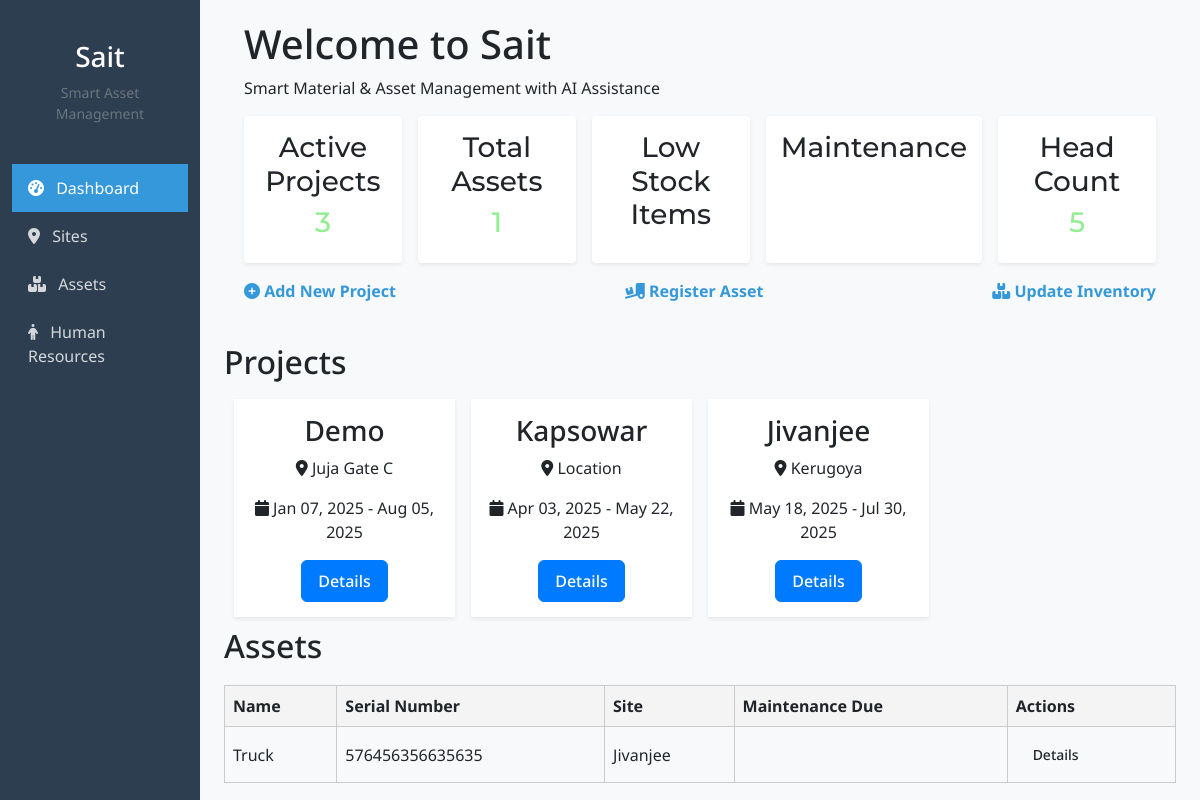
Before: /dashboard/ (signed in) with the older database file.
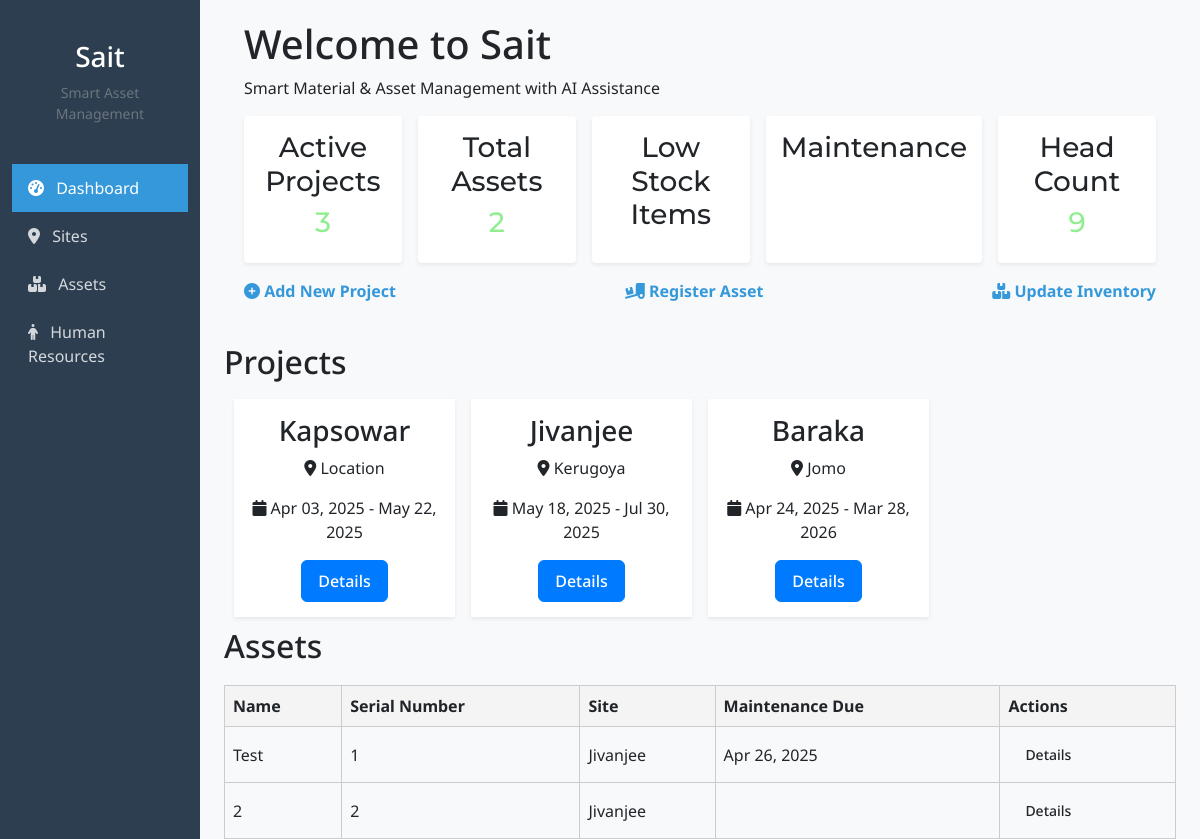
After: the same page with the newer database file.
### foreman/models.py (models this page shows, shortened)
class Site(models.Model):
    name = models.CharField(max_length=100)
    location = models.CharField(max_length=100)
    start_date = models.DateField()
    end_date = models.DateField()
    owner = models.ForeignKey(User, on_delete=models.CASCADE, related_name='sites',null=True, blank=True)

class Asset(models.Model):
    asset_types = [
        ('equipment', 'Equipment'),
        ('material', 'Material'),
    ]
    site = models.ForeignKey(Site, on_delete=models.CASCADE, related_name='assets')
    name = models.CharField(max_length=100)
    type = models.CharField(max_length=100, choices=asset_types, default='equipment')
    units = models.CharField(max_length=100)
    serial_number = models.CharField(max_length=50, blank=True, null=True)  # for equipment
    quantity_in_stock = models.IntegerField(default=0)  # for material
    cost_per_unit = models.DecimalField(max_digits=10, decimal_places=2)
    maintenance_date = models.DateField(blank=True, null=True)
    assignment_date = models.DateField()
    discription = models.TextField(blank=True)
    owner = models.ForeignKey(User, on_delete=models.CASCADE, related_name='assets',null=True, blank=True)

### foreman/views.py (the view)
# urls.py: path('dashboard/', views.dashboard, name='dashboard'),
@login_required
def dashboard(request):
    sites= Site.objects.filter(owner=request.user)
    assets = Asset.objects.filter(owner=request.user)
    human_resources = Human_resource.objects.filter(owner=request.user)
    return render(request, "dashboard.html", {"sites": sites,
                                              "assets": assets,
                                              "human_resources": human_resources})

### foreman/templates/dashboard.html (shortened to what the changed rows need)
{% extends '_base.html' %}
{% load static %}
{% block content %}
<div class="dashboard-container">
    <div class="dashboard-header">
        <h1>Welcome to Sait</h1>
        <div class="stats">
            <div class="stat">
                <h3>Total Assets</h3>
                <h3 class="stat-number" style="color:lightgreen; font:1rem;" >{{ assets.count }}</h3>
            </div>
            <div class="stat">
                <h3>Head Count</h3>
                <h3 class="stat-number" style="color:lightgreen; font:1rem;" >{{ human_resources.count }}</h3>
            </div>
        </div>
    </div>
    </div>
</div>
    <div class="dashboard-content">
        <div class="dashboard-section">
            <div class="section-header">
                <h2>Projects</h2>
            </div>
            <div class="sites-grid">
                {% for site in sites %}
                <div class="site-card">
                    <h3>{{ site.name }}</h3>
                    <p><i class="fas fa-map-marker-alt"></i> {{ site.location }}</p>
                    <p><i class="fas fa-calendar"></i> {{ site.start_date|date:"M d, Y" }} - {{ site.end_date|date:"M d, Y" }}</p>
                    <div class="site-actions">
                        <a href="{% url 'site_detail' site.id %}" class="btn btn-primary">Details</a>
                    </div>
                </div>
                {% empty %}
                <p>No sites available. <a href="{% url "site_create" %}">Add a site</a></p>
                {% endfor %}
            </div>
        </div>
        <div class="dashboard-section">
            <div class="section-header">
                <h2>Assets</h2>
            </div>
            <div id="equipment" class="tab-content active">
                <table class="dashboard-table">
                    <thead>
                        <tr>
                            <th>Name</th>
                            <th>Serial Number</th>
                            <th>Site</th>
                            <th>Maintenance Due</th>
                            <th>Actions</th>
                        </tr>
                    </thead>
                    <tbody>
                        {% for asset in assets %}
                        <tr>
                            <td>{{ asset.name }}</td>
                            <td>{{ asset.serial_number }}</td>
                            <td>{{ asset.site.name }}</td>
                            <td class="{% if asset.maintenance_date|date:'Y-m-d' < today %}overdue{% endif %}">
                                {{ asset.maintenance_date|date:"M d, Y" }}
                            </td>
                            <td>
                                <a href="{% url 'asset_detail' asset.id %}" class="btn btn-sm">Details</a>
                            </td>
                        </tr>
                        {% empty %}
                        <tr>
                            <td colspan="5">No  assets available.</td>
                        </tr>
                        {% endfor %}
                    </tbody>
                </table>
            </div>
        </div>
{% endblock %}

Changed rows visible on the page:
removed Site: name "Demo", location "Juja Gate C", start_date "Jan 07, 2025", end_date "Aug 05, 2025"
removed Asset: name "Truck", serial_number "576456356635635", site.name "Jivanjee"
added Site: name "Baraka", location "Jomo", start_date "Apr 24, 2025", end_date "Mar 28, 2026"
added Asset: name "Test", serial_number "1", site.name "Jivanjee", maintenance_date "Apr 26, 2025"
added Asset: name "2", serial_number "2", site.name "Jivanjee"
Other visible differences:
{{ assets.count }}: "1" → "2"
{{ human_resources.count }}: "5" → "9"
